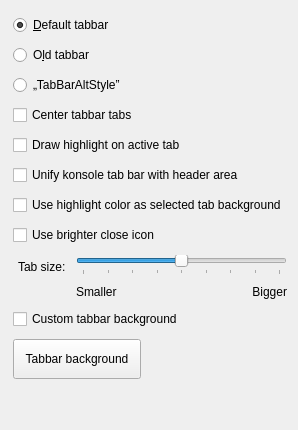
     <widget class="QWidget" name="Tabs">
      <property name="sizePolicy">
       <sizepolicy hsizetype="Expanding" vsizetype="Preferred">
        <horstretch>0</horstretch>
        <verstretch>0</verstretch>
       </sizepolicy>
      </property>
      <attribute name="title">
       <string>Tabs</string>
      </attribute>
      <layout class="QVBoxLayout" name="verticalLayout">
       <item>
        <layout class="QVBoxLayout" name="verticalLayout_4">
         <property name="spacing">
          <number>10</number>
         </property>
         <property name="sizeConstraint">
          <enum>QLayout::SizeConstraint::SetMinimumSize</enum>
         </property>
         <property name="leftMargin">
          <number>2</number>
         </property>
         <property name="topMargin">
          <number>4</number>
         </property>
         <item>
          <widget class="QRadioButton" name="_defaultTabbar">
           <property name="text">
            <string>&amp;Default tabbar</string>
           </property>
           <property name="checked">
            <bool>true</bool>
           </property>
          </widget>
         </item>
         <item>
          <widget class="QRadioButton" name="_oldTabbar">
           <property name="text">
            <string>O&amp;ld tabbar</string>
           </property>
          </widget>
         </item>
         <item>
          <widget class="QRadioButton" name="_tabBarAltStyle">
           <property name="text">
            <string>„TabBarAltStyle”</string>
           </property>
          </widget>
         </item>
         <item>
          <widget class="QCheckBox" name="_tabBarDrawCenteredTabs">
           <property name="text">
            <string>Center tabbar tabs</string>
           </property>
          </widget>
         </item>
         <item>
          <widget class="QCheckBox" name="_tabDrawHighlight">
           <property name="text">
            <string>Draw highlight on active tab</string>
           </property>
          </widget>
         </item>
         <item>
          <widget class="QCheckBox" name="_unifiedTabBarKonsole">
           <property name="text">
            <string>Unify konsole tab bar with header area</string>
           </property>
          </widget>
         </item>
         <item>
          <widget class="QCheckBox" name="_tabUseHighlightColor">
           <property name="text">
            <string>Use highlight color as selected tab background</string>
           </property>
          </widget>
         </item>
         <item>
          <widget class="QCheckBox" name="_tabUseBrighterCloseIcon">
           <property name="toolTip">
            <string>Increases the brightness of tab close icons</string>
           </property>
           <property name="text">
            <string>Use brighter close icon</string>
           </property>
          </widget>
         </item>
         <item>
          <layout class="QFormLayout" name="formLayout_6">
           <item row="0" column="1">
            <layout class="QFormLayout" name="formLayout_5">
             <item row="0" column="0" colspan="2">
              <widget class="QSlider" name="_tabsHeight">
               <property name="minimum">
                <number>-20</number>
               </property>
               <property name="maximum">
                <number>20</number>
               </property>
               <property name="singleStep">
                <number>1</number>
               </property>
               <property name="value">
                <number>0</number>
               </property>
               <property name="sliderPosition">
                <number>0</number>
               </property>
               <property name="orientation">
                <enum>Qt::Orientation::Horizontal</enum>
               </property>
               <property name="tickPosition">
                <enum>QSlider::TickPosition::TicksBelow</enum>
               </property>
               <property name="tickInterval">
                <number>5</number>
               </property>
              </widget>
             </item>
             <item row="1" column="0" colspan="2">
              <layout class="QHBoxLayout" name="horizontalLayout_6">
               <item>
                <widget class="QLabel" name="label_10">
                 <property name="text">
                  <string>Smaller</string>
                 </property>
                </widget>
               </item>
               <item>
                <widget class="QLabel" name="label_11">
                 <property name="text">
                  <string>Bigger</string>
                 </property>
                 <property name="alignment">
                  <set>Qt::AlignmentFlag::AlignRight|Qt::AlignmentFlag::AlignTrailing|Qt::AlignmentFlag::AlignVCenter</set>
                 </property>
                </widget>
               </item>
              </layout>
             </item>
            </layout>
           </item>
           <item row="0" column="0">
            <widget class="QLabel" name="label_9">
             <property name="layoutDirection">
              <enum>Qt::LayoutDirection::LeftToRight</enum>
             </property>
             <property name="text">
              <string>Tab size:</string>
             </property>
             <property name="indent">
              <number>5</number>
             </property>
            </widget>
           </item>
          </layout>
         </item>
         <item>
          <widget class="QCheckBox" name="_adjustToDarkThemes">
           <property name="text">
            <string>Custom tabbar background</string>
           </property>
          </widget>
         </item>
         <item>
          <widget class="KColorButton" name="_tabBGColor">
           <property name="minimumSize">
            <size>
             <width>0</width>
             <height>40</height>
            </size>
           </property>
           <property name="maximumSize">
            <size>
             <width>128</width>
             <height>16777215</height>
            </size>
           </property>
           <property name="text">
            <string>Tabbar background</string>
           </property>
           <property name="color">
            <color alpha="160">
             <red>0</red>
             <green>0</green>
             <blue>0</blue>
            </color>
           </property>
           <property name="defaultColor">
            <color alpha="160">
             <red>0</red>
             <green>0</green>
             <blue>0</blue>
            </color>
           </property>
           <property name="alphaChannelEnabled">
            <bool>true</bool>
           </property>
          </widget>
         </item>
        </layout>
       </item>
       <item>
        <spacer name="verticalSpacer_3">
         <property name="orientation">
          <enum>Qt::Orientation::Vertical</enum>
         </property>
         <property name="sizeHint" stdset="0">
          <size>
           <width>20</width>
           <height>40</height>
          </size>
         </property>
        </spacer>
       </item>
      </layout>
     </widget>
